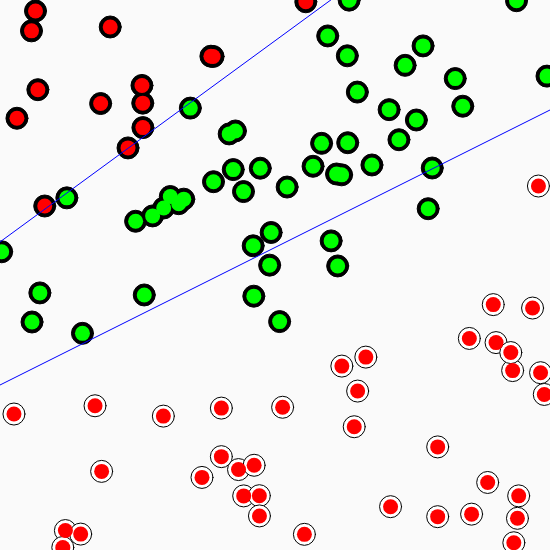
Frame 1 (no input)
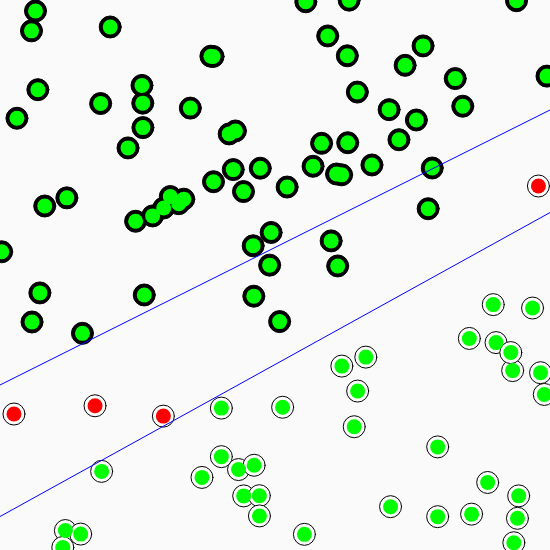
Frame 60 (no input)
Frame 120 (the mouse pressed at the canvas centre since frame 60): identical to frame 60, image omitted

The p5.js sketch that drew these frames (run headless with seeded random() and noise() and a simulated clock; from frame 60 on, the mouse is pressed at the canvas centre):

// p5.js sketch
// ── sketch.js

let perceptron;

let points = new Array(100);


let trainning = true;

let accuracy = 0.1;

function setup(){
    createCanvas(550,550);
    perceptron = new Perceptron(3);
    for (let i = 0; i < points.length; i++) {
        points[i] = new Point(random(-1,1),random(-1,1));
    }
}

function draw(){
    background(250);
    points.forEach(point =>{
        point.show();
    });
    
    noStroke();

    points.forEach( pt =>{
        const inputs = [pt.x, pt.y, pt.bias];
        const target = pt.label;
        const guess = perceptron.guess(inputs);
        if (guess == target){
            fill(0, 255, 0);
        }else{
            fill(255,0,0);
        }

        ellipse(pt.getPixelX(), pt.getPixelY(), 15,15)
    });

    drawLine();
    if(trainning){
        trainSinglePoint();
    }
    
    

}

function drawLine(){
    stroke(0,0,255)
    let p1 = new Point(-1, f(-1));
    let p2 = new Point(1,f(1));
    line(p1.getPixelX(), p1.getPixelY(), p2.getPixelX(), p2.getPixelY());

    let guessP1 = new Point(-1, perceptron.guessY(-1));
    let guessP2 = new Point(1, perceptron.guessY(1));
    line(guessP1.getPixelX(), guessP1.getPixelY(), guessP2.getPixelX(), guessP2.getPixelY());
    
}

let trainningIndex = 0;

function trainSinglePoint(){
    const pt = points[trainningIndex];
    const inputs = [pt.x, pt.y, pt.bias];
    perceptron.train(inputs, pt.label);
    trainningIndex++;
    if(trainningIndex == points.length){
        trainningIndex = 0;
    }
    if(perceptron.consecutiveHints >= (points.length * accuracy)){//coloca a precisao desejada
        trainning = false
        let acertos = 0; 
    let points2 = new Array(100);
    for (let i = 0; i < points.length; i++) {
        points2[i] = new Point(random(-1,1),random(-1,1));
    }
    points2.forEach(newPoint => {
        const inputs = [newPoint.x, newPoint.y, newPoint.bias];
        const target = newPoint.label;
        const guess = perceptron.guess(inputs);
        if (guess == target){
            acertos++;
        }
    });
    const acertostotais = acertos / 100;
    console.log(`Precisão do perceptron: ${acertostotais}`);
    }
}

// ── perceptron.js

class Perceptron{
    weights = [];
    lr = 0.1;
    consecutiveHints = 0;//quantidade de acertos

    constructor(numberWeigths){
        this.weights = new Array(numberWeigths)
        for(let i = 0;  i < this.weights.length; i++){
            this.weights[i] = random(-1,1);
        }
    }

    train(input, target){
        const guess = this.guess(input);
        const error = target - guess;
        for(let i = 0;  i < this.weights.length; i++){
            this.weights[i] += error * input[i]*this.lr;
        }
        if(error == 0){//se acertar ele adicionará um acerto, mas se errar ele irá zerar a contagem
            this.consecutiveHints++;    
            console.log(this.consecutiveHints);
        }else{
            this.consecutiveHints = 0;
        }
    }

    guess(inputs){
        let sum = 0;

        for(let i = 0; i < this.weights.length; i++){
            sum += inputs[i] * this.weights[i];
        }
        const output = this.sign(sum);
        
        return output;
    }

    sign(num){
        return num >= 0 ? 1 : -1;
    }

    guessY(x){
        let w0 = this.weights[0];
        let w1 = this.weights[1];
        let w2 = this.weights[2];

        return -(w2/w1) - (w0/w1) * x;
    }

}
// ── point.js
function f(x) {
    return 0.3*x*x + 0.5*x - 0.2;
}

class Point{
    x = 0;
    y = 0;
    label = 0;
    bias = 1;

    constructor(x,y){
        this.x = x;
        this.y = y;
        this.label = this.getLabel();
        this.bias = 1;
    }

    getLabel(){
        let lineY = f(this.x);
        if(this.y > lineY){
            return 1;
        }else{
            return-1;
        }
        // return (this.x > this.y)? 1 : -1;
    }

    getPixelX(){
        const px = map(this.x, -1,1,0,width);
        return px;
    }

    getPixelY(){
        const py = map(this.y, -1,1,height,0);
        return py;
    }

    show(){
        stroke(0); //define a cor do contorno (p5)

        if(this.label == 1){
            fill(0); // define a cor do preenchimento (p5)
        }else{
            fill(255);
        }

        const px = this.getPixelX();
        const py = this.getPixelY();
        ellipse(px, py, 22, 22);
    }

    debug(){
        console.log(`label: ${this.label}, x:${this.x}, y:${this.y}`);
    }
}
